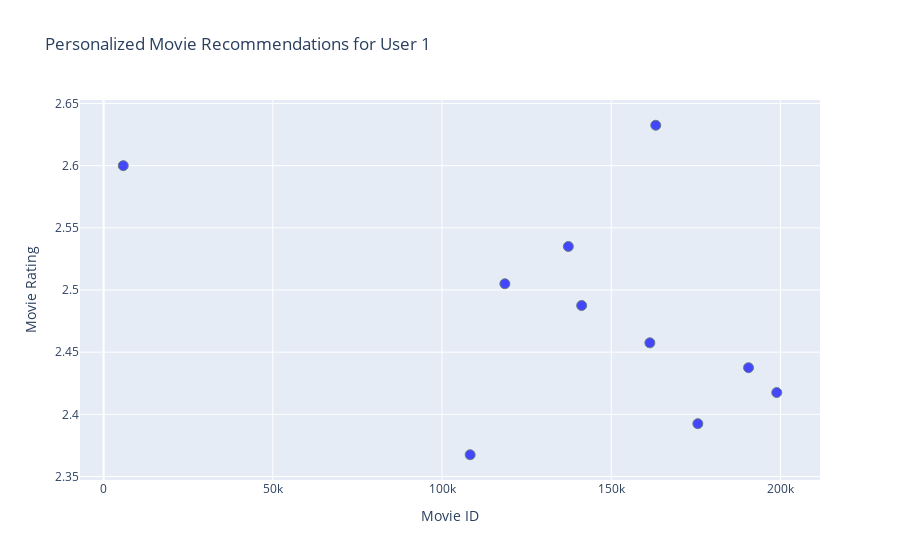

Notebook source saved alongside this figure:
### Code cell
# Create an interactive scatter plot
fig = go.Figure()

# Add scatter trace
fig.add_trace(
    go.Scatter(
        x=movie_data_df_results['movieId'],
        y=movie_data_df_results['mean_ratings'],
        text=movie_data_df_results['title'],
        mode='markers',
        marker=dict(
            size=10,
            color='blue',
            opacity=0.7,
            line=dict(width=1, color='DarkSlateGrey')
        ),
        hovertemplate='<b>Movie Title</b>: %{text}<br>'
                      '<b>Movie ID</b>: %{x}<br>'
                      '<b>Movie Rating</b>: %{y}<extra></extra>', 
    )
)

# Set axis labels and title
fig.update_layout(
    title=f'Personalized Movie Recommendations for User {target_user}',
    xaxis_title='Movie ID',
    yaxis_title='Movie Rating',
)

# Show the plot
fig.show()

### Figure 1 — Plotly figure (JSON) as saved in the notebook; plotly's stock layout.template omitted (floating-point values rounded to 4 significant figures)
{"data": [{"hovertemplate": "<b>Movie Title</b>: %{text}<br><b>Movie ID</b>: %{x}<br><b>Movie Rating</b>: %{y}<extra></extra>", "marker": {"color": "blue", "line": {"color": "DarkSlateGrey", "width": 1}, "opacity": 0.7, "size": 10}, "mode": "markers", "text": ["Escanaba in da Moonlight (2001)", "American Scary (2006)", "Chantilly Lace (1993)", "3 of a Kind (2012)", "Flight Angels (1940)", "Alias John Preston (1955)", "Stella (1950)", "A Wolf from Vesyegonsk (2004)", "Manmadhan (2004)", "The Uncomfortable Truth (2018)"], "type": "scatter", "x": [5798, 108316, 118574, 137329, 141264, 161422, 163160, 175599, 190579, 198917], "y": [2.6, 2.368, 2.505, 2.535, 2.487, 2.458, 2.632, 2.393, 2.438, 2.417]}], "layout": {"title": {"text": "Personalized Movie Recommendations for User 1"}, "xaxis": {"title": {"text": "Movie ID"}}, "yaxis": {"title": {"text": "Movie Rating"}}}}
